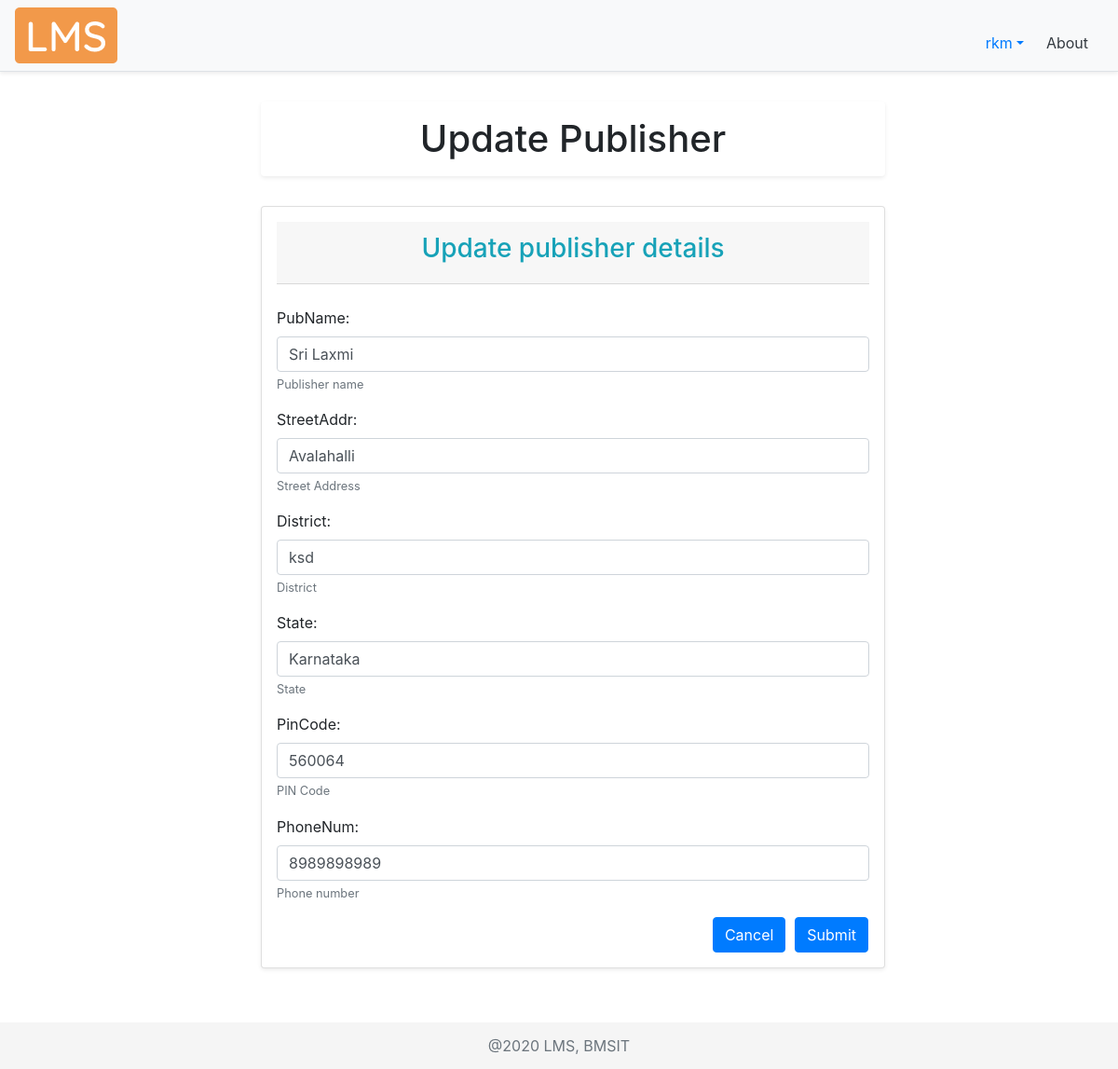
/updatepublisherdetails/1/ (signed in), run on an earlier commit of the app's database.
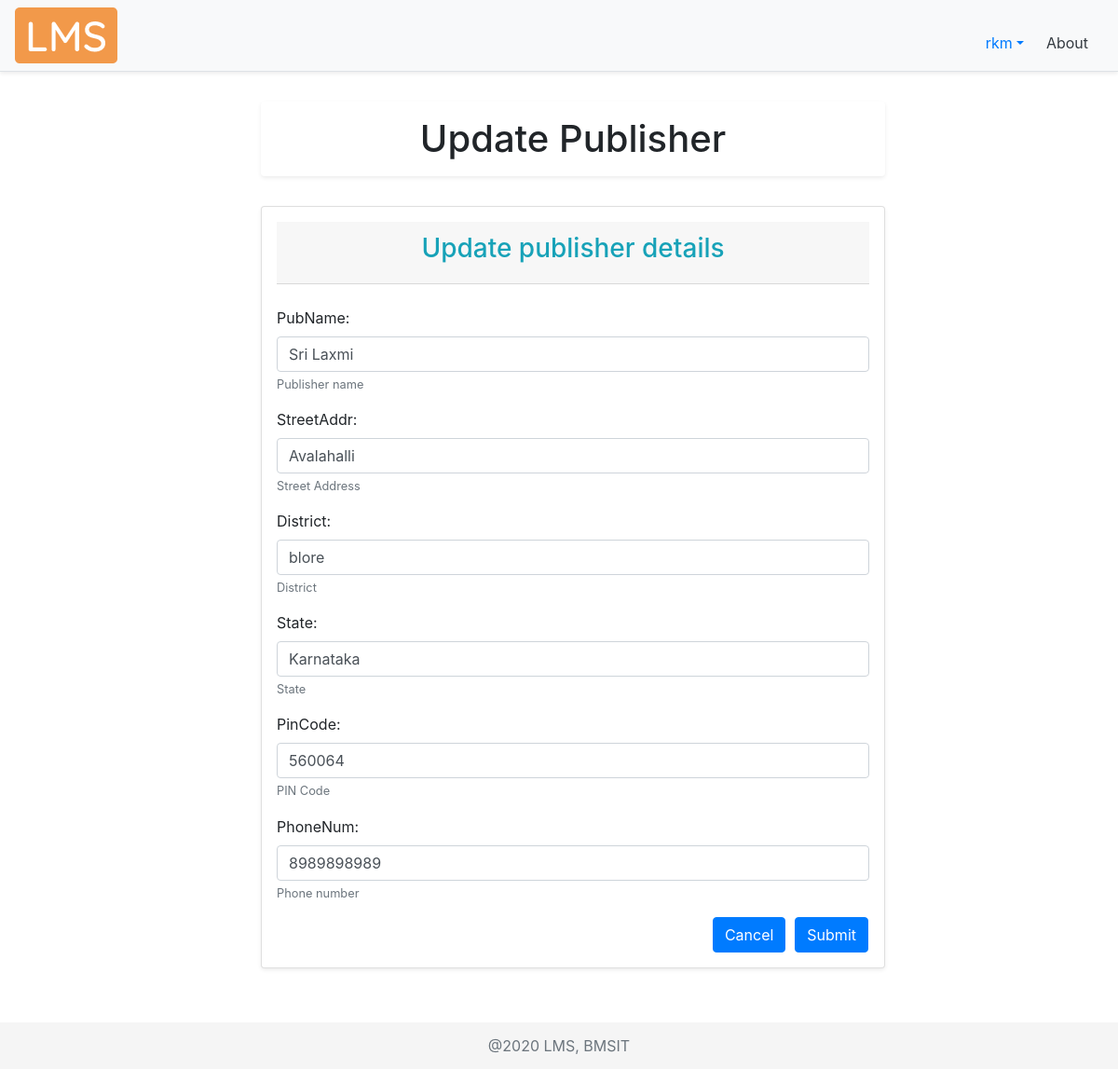
And on a later commit of the database.
### libraryApp/models.py (models this page shows, shortened)
class PUBLISHER(models.Model):
    pubName = models.CharField(
        max_length=30, help_text="Publisher name", null=True)
    streetAddr = models.CharField(
        max_length=50, help_text="Street Address", null=True)
    district = models.CharField(max_length=20, help_text="District", null=True)
    state = models.CharField(max_length=20, help_text="State", null=True)
    pinCode = models.CharField(max_length=6, help_text="PIN Code", null=True, validators=[RegexValidator(
        regex='[0-9]{6}', message="Enter a valid Postal Identification Number", code="invalid_pinCode")])
    phoneNum = models.CharField(
        max_length=10, help_text="Phone number", null=True, validators=[
            RegexValidator(regex='[0-9]{10}', message="Enter a valid Phone Number", code="invalid_phoneNum")])

### libraryApp/decorators.py (the view)
    def wrapper_func(request, *args, **kwargs):
        user = request.user
        if not user.is_staff:
            messages.warning(request, "You are not allowed to access the previous requested page")
            return redirect("dashboard")
        else:
            return view_func(request, *args, **kwargs)

### libraryApp/forms.py
class AddPublisherForm(ModelForm):
    class Meta:
        model = PUBLISHER
        fields = '__all__'

### libraryApp/views.py (called while the page is built, shortened)
@login_required(login_url='signin')
@staff_only_allowed
def updatePublisherDetails(request, pubID):
    publisherDetails = 'libraryApp/add_publisher_details.html'
    publishers = PUBLISHER.objects.get(id=pubID)
    print("PUBID", pubID)
    addPublisherForm = AddPublisherForm(instance=publishers)
    context = {
        'publishers': publishers,
        'addPublisherForm': addPublisherForm,
        'option': 'Update'
    }
    return render(request, publisherDetails, context)

### libraryApp/templates/libraryApp/add_publisher_details.html (shortened to what this page needs)
{% extends 'libraryApp/add_book_template.html' %}
{% load static %}
{% load widget_tweaks %}
{% block content %}
<div class="container">
<h1 class="text-center shadow-sm p-3 bg-white rounded">{{option}} Publisher</h1>
<br>
    <div class="card card-body shadow-sm p-3 bg-white rounded">
        <form method="POST">
            <div class="card-header text-center">
                <h3 class="text-info">{{option}} publisher details</h3>
            </div>
            <br>
            <div class="" id="addPubForm">
  {% for field in addPublisherForm.visible_fields %}
    <div class="form-group">
      {{ field.label_tag }}
      {% if addPublisherForm.is_bound %}
        {% if field.errors %}
          {% render_field field class="form-control is-invalid" %}
          {% for error in field.errors %}
            <div class="invalid-feedback">
              {{ error }}
            </div>
          {% endfor %}
        {% else %}
          {% render_field field class="form-control is-valid" %}
        {% endif %}
      {% else %}
        {% render_field field class="form-control" %}
      {% endif %}
      {% if field.help_text %}
        <small class="form-text text-muted">{{ field.help_text }}</small>
      {% endif %}
    </div>
  {% endfor %}
            </div>
            <div class="row justify-content-end">
                <a href="javascript:window.history.back()"><button type="button" class="btn btn-primary"
                        style="margin-right: 10px;">Cancel</button></a>
                <button type="submit" class="btn btn-primary mr-3">Submit</button>
            </div>
        </form>
    </div>
</div>
<br>
{% endblock %}

What changed in the data, as far as the page shows it:
changed PUBLISHER "Sri Laxmi": district "ksd" → "blore"
